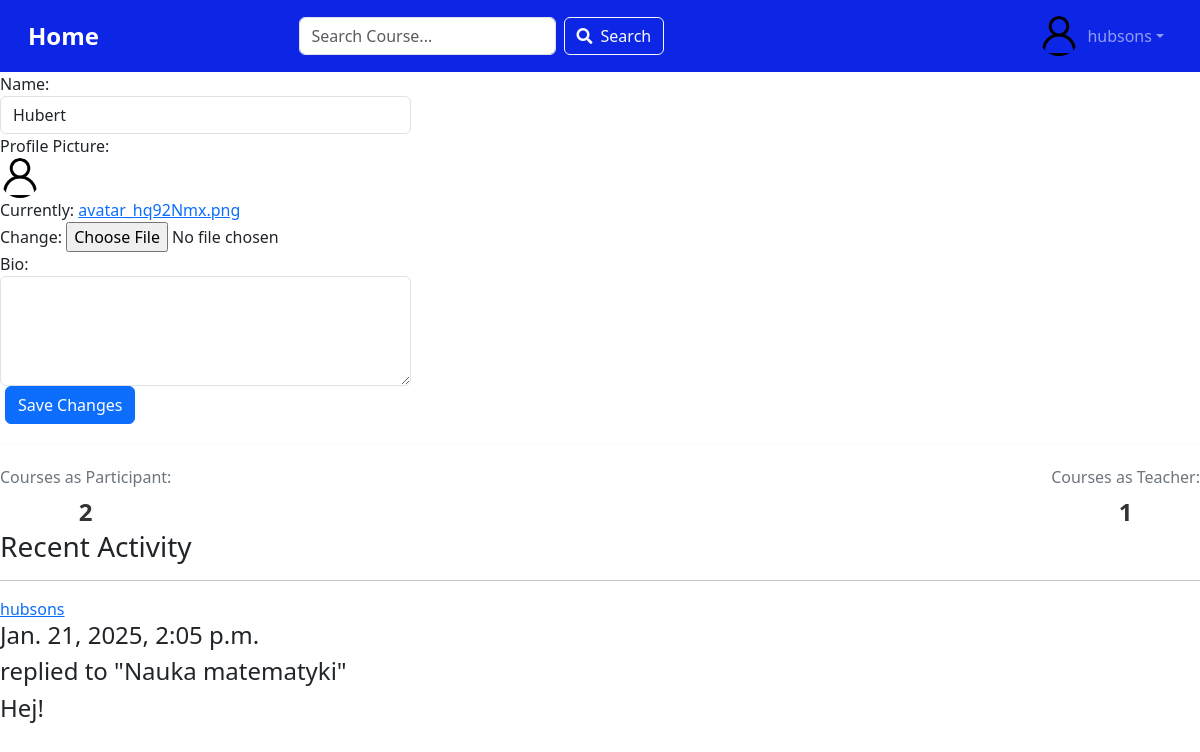
Screenshot of /profile/1 (signed in) with the database file from the repository.
### kursy_online/models.py (models this page shows)
class User(AbstractUser):
    name = models.CharField(max_length=50, null=True, unique=True)
    email = models.EmailField()
    bio = models.TextField(null=True, blank=True)
    image = models.ImageField(null=True, default='avatar.png')
    is_active = models.BooleanField(default=False)
    activation_token = models.UUIDField(default=uuid.uuid4, editable=False)
    REQUIRED_FIELDS = ['email', 'name']

class Message(models.Model):
    user = models.ForeignKey(User, on_delete=models.CASCADE)
    course = models.ForeignKey(Course, on_delete=models.CASCADE)
    message = models.TextField()
    created = models.DateTimeField(auto_now_add=True)
    updated = models.DateTimeField(auto_now=True)
    class Meta:
        ordering = ["-updated", '-created']
    def __str__(self):
        return self.message[0:40]

class Course(models.Model):
    teacher = models.ForeignKey(User, on_delete=models.SET_NULL, null=True)
    students = models.ManyToManyField(User, related_name='students', blank=True)
    subject = models.ForeignKey(Subject, on_delete=models.SET_NULL, null=True)
    name = models.CharField(max_length=100)
    description = models.TextField(null=True, blank=True)
    created = models.DateTimeField(auto_now_add=True)
    updated = models.DateTimeField(auto_now=True)
    class Meta:
        ordering = ["-updated", '-created']
    def __str__(self):
        return self.name

### kursy_online/views.py (the view)
# urls.py: path("profile/<int:p>", views.viewProfile, name="profile"),
def viewProfile(request, p):
    user = get_object_or_404(User, id=p)
    created_courses_count = Course.objects.filter(teacher=user).count()
    join_courses_count = Course.objects.filter(students=user).count()
    if request.user.is_authenticated:
        user_courses = Course.objects.filter(students=request.user)
        teacher_courses = Course.objects.filter(teacher=request.user)
        recent_activities = Message.objects.filter(
            Q(course__in=user_courses) | Q(course__in=teacher_courses))
    else:
        recent_activities = Message.objects.none()
    if request.user == user and request.method == 'POST':
        form = UserProfileForm(request.POST, request.FILES, instance=user)
        if form.is_valid():
            form.save()
            return redirect("profile", p=user.id)
    else:
        form = UserProfileForm(instance=user)
    context = {
        "user": user,
        "created_courses_count": created_courses_count,
        "join_courses_count": join_courses_count,
        "recent_activities": recent_activities,
        "form": form if request.user == user else None,
    }
    return render(request, "kursy_online/profile.html", context)

### kursy_online/forms.py
class UserProfileForm(forms.ModelForm):
    class Meta:
        model = User
        fields = ['name', 'image', 'bio']
        widgets = {
            'name': forms.TextInput(attrs={'class': 'form-control'}),
            'bio': forms.Textarea(attrs={'class': 'form-control', 'rows': 4}),
        }

### kursy_online/templates/kursy_online/profile.html (shortened to what this page needs)
{% extends "main.html" %}
{% load static %}
{% block content %}
    <link rel="stylesheet" type="text/css" media="screen" href="{% static 'styles/profile.css' %}">
<div class="profile">
    <div class="profile-header">
        <div class="profile-info">
            {% if request.user == user %}
                <form method="post" enctype="multipart/form-data">
                    <div>
                        <label for="id_name">Name:</label>
                        {{ form.name }}
                    </div>
                    <div>
                        <label for="id_profile_picture">Profile Picture:</label>
                        <div class="image-preview-container">
                            <img id="image-preview" src="{{ user.image.url }}" alt="Current Profile Picture" class="profile-img-preview">
                        </div>
                        {{ form.image }}
                    </div>
                    <div>
                        <label for="id_bio">Bio:</label>
                        {{ form.bio }}
                    </div>
                    <button type="submit" class="btn btn-primary">Save Changes</button>
                </form>
            {% endif %}
        </div>
    </div>
    <hr class="profile-divider">
    <div class="profile-stats">
            <div class="stat-item">
                <span class="stat-title">Courses as Participant:</span>
                <span class="stat-value">{{ join_courses_count }}</span>
            </div>
            <div class="stat-item">
                <span class="stat-title">Courses as Teacher:</span>
                <span class="stat-value">{{ created_courses_count }}</span>
            </div>
    </div>
    {% if request.user == user %}
        <div>
            {% include "kursy_online/recent_activities.html" %}
        </div>
    {% endif %}
</div>
{% endblock %}

### templates/navbar.html (shortened to what this page needs)
{% load static %}
<link href="https://cdnjs.cloudflare.com/ajax/libs/font-awesome/5.15.4/css/all.min.css" rel="stylesheet">
<link href="https://cdn.jsdelivr.net/npm/bootstrap@5.3.3/dist/css/bootstrap.min.css" rel="stylesheet">
<link rel="stylesheet" type="text/css" media="screen" href="{% static 'styles/navbar.css' %}">
<nav class="navbar navbar-expand-lg navbar-dark custom-navbar px-3">
    <div class="container-fluid">
        <a class="navbar-brand" href="/">Home</a>
        <div class="collapse navbar-collapse" id="navbarContent">
            <form class="d-flex mx-auto my-2 my-lg-0" action="{% url 'home' %}" method="get">
                <input class="form-control me-2" type="search" name="q" placeholder="Search Course..." aria-label="Search">
                <button class="btn btn-outline-light d-flex align-items-center" type="submit">
                    <i class="fas fa-search me-2"></i> Search
                </button>
            </form>
            <ul class="navbar-nav ms-auto">
                {% if request.user.is_authenticated %}
                    <li class="nav-item dropdown">
                        <a class="nav-link dropdown-toggle d-flex align-items-center" href="#" id="navbarDropdown" role="button" data-bs-toggle="dropdown" aria-expanded="false">
                            <img src="{{ request.user.image.url }}" alt="User Profile Picture" class="user-image me-2">
                            {{ request.user }}
                        </a>
                    </li>
                {% else %}
                    <div class="btn-group-custom">
                        <a class="btn btn-outline-light" href="{% url 'login' %}">Login</a>
                        <a class="btn btn-light" href="{% url 'register' %}">Register</a>
                    </div>
                {% endif %}
            </ul>
        </div>
    </div>
</nav>

### kursy_online/templates/kursy_online/recent_activities.html
<h3>Recent Activity</h3>
<hr>
{% for comment in recent_activities %}
    <div>
        <div>
            <a href="{% url 'profile' comment.user.id %}">{{ comment.user }}</a>
            <h4>{{ comment.created }}</h4>
        </div>
        <h4>replied to "{{ comment.course }}"</h4>
        <h4>{{ comment }}</h4>
    </div>
{% endfor %}

### static/styles/main.css (style rules this page uses)
body { background-color: #d61021; }

### static/styles/navbar.css (style rules this page uses)
.navbar-brand { font-size: 1.5rem; font-weight: bold; }
.navbar .form-control { max-width: 500px; }
.profile img { width: 40px; height: 40px; border-radius: 50%; margin-right: 10px; }
.profile .btn { margin-left: 5px; }

### static/styles/profile.css (style rules this page uses)
.profile-header { display: flex; align-items: center; margin-bottom: 20px; }
.profile-divider { margin: 20px 0; border: none; height: 1px; background: #e9ecef; }
.profile-stats { display: flex; justify-content: space-between; }
.stat-item { text-align: center; }
.stat-title { display: block; font-size: 1rem; color: #6c757d; margin-bottom: 5px; }
.stat-value { font-size: 1.5rem; font-weight: 600; color: #333; }

### templates/navbar.html (style rules this page uses)
.custom-navbar { background-color: #0d26e6; }
.user-image { width: 40px; height: 40px; object-fit: cover; border-radius: 50%; }

### rows the page displays
User: user.image (picture), user "hubsons", name "Hubert", image (picture)
Message: user "hubsons", created "Jan. 21, 2025, 2:05 p.m.", course "Nauka matematyki", message "Hej!"

### other values shown
{{ join_courses_count }} "2"
{{ created_courses_count }} "1"
